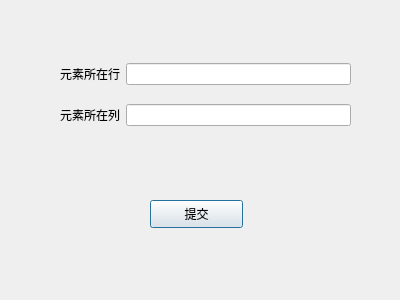
<?xml version="1.0" encoding="UTF-8"?>
<ui version="4.0">
 <class>EleDialog</class>
 <widget class="QDialog" name="EleDialog">
  <property name="geometry">
   <rect>
    <x>0</x>
    <y>0</y>
    <width>400</width>
    <height>300</height>
   </rect>
  </property>
  <property name="windowTitle">
   <string>Dialog</string>
  </property>
  <widget class="QPushButton" name="pushButton">
   <property name="geometry">
    <rect>
     <x>150</x>
     <y>200</y>
     <width>93</width>
     <height>28</height>
    </rect>
   </property>
   <property name="text">
    <string>提交</string>
   </property>
  </widget>
  <widget class="QWidget" name="">
   <property name="geometry">
    <rect>
     <x>60</x>
     <y>50</y>
     <width>291</width>
     <height>91</height>
    </rect>
   </property>
   <layout class="QVBoxLayout" name="verticalLayout">
    <item>
     <layout class="QHBoxLayout" name="horizontalLayout">
      <item>
       <widget class="QLabel" name="label">
        <property name="text">
         <string>元素所在行</string>
        </property>
       </widget>
      </item>
      <item>
       <widget class="QLineEdit" name="RowEdit"/>
      </item>
     </layout>
    </item>
    <item>
     <layout class="QHBoxLayout" name="horizontalLayout_2">
      <item>
       <widget class="QLabel" name="label_2">
        <property name="text">
         <string>元素所在列</string>
        </property>
       </widget>
      </item>
      <item>
       <widget class="QLineEdit" name="ColEdit"/>
      </item>
     </layout>
    </item>
   </layout>
  </widget>
 </widget>
 <resources/>
 <connections/>
</ui>
